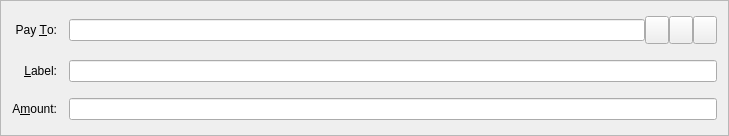
<?xml version="1.0" encoding="UTF-8"?>
<ui version="4.0">
 <class>SendCoinsEntry</class>
 <widget class="QFrame" name="SendCoinsEntry">
  <property name="geometry">
   <rect>
    <x>0</x>
    <y>0</y>
    <width>729</width>
    <height>136</height>
   </rect>
  </property>
  <property name="windowTitle">
   <string>Form</string>
  </property>
  <property name="frameShape">
   <enum>QFrame::StyledPanel</enum>
  </property>
  <property name="frameShadow">
   <enum>QFrame::Sunken</enum>
  </property>
  <layout class="QGridLayout" name="gridLayout">
   <property name="spacing">
    <number>12</number>
   </property>
   <item row="5" column="0">
    <widget class="QLabel" name="label">
     <property name="text">
      <string>A&amp;mount:</string>
     </property>
     <property name="alignment">
      <set>Qt::AlignRight|Qt::AlignTrailing|Qt::AlignVCenter</set>
     </property>
     <property name="buddy">
      <cstring>payAmount</cstring>
     </property>
    </widget>
   </item>
   <item row="3" column="0">
    <widget class="QLabel" name="label_2">
     <property name="text">
      <string>Pay &amp;To:</string>
     </property>
     <property name="alignment">
      <set>Qt::AlignRight|Qt::AlignTrailing|Qt::AlignVCenter</set>
     </property>
     <property name="buddy">
      <cstring>payTo</cstring>
     </property>
    </widget>
   </item>
   <item row="5" column="1">
    <widget class="BitcoinAmountField" name="payAmount"/>
   </item>
   <item row="4" column="1">
    <layout class="QHBoxLayout" name="horizontalLayout_2">
     <property name="spacing">
      <number>0</number>
     </property>
     <item>
      <widget class="QValidatedLineEdit" name="addAsLabel">
       <property name="enabled">
        <bool>true</bool>
       </property>
       <property name="toolTip">
        <string>Enter a label for this address to add it to your address book</string>
       </property>
      </widget>
     </item>
    </layout>
   </item>
   <item row="4" column="0">
    <widget class="QLabel" name="label_4">
     <property name="text">
      <string>&amp;Label:</string>
     </property>
     <property name="alignment">
      <set>Qt::AlignRight|Qt::AlignTrailing|Qt::AlignVCenter</set>
     </property>
     <property name="buddy">
      <cstring>addAsLabel</cstring>
     </property>
    </widget>
   </item>
   <item row="3" column="1">
    <layout class="QHBoxLayout" name="payToLayout">
     <property name="spacing">
      <number>0</number>
     </property>
     <item>
      <widget class="QValidatedLineEdit" name="payTo">
       <property name="toolTip">
        <string>The address to send the payment to </string>
       </property>
       <property name="maxLength">
        <number>34</number>
       </property>
      </widget>
     </item>
     <item>
      <widget class="QToolButton" name="addressBookButton">
       <property name="maximumSize">
        <size>
         <width>28</width>
         <height>28</height>
        </size>
       </property>
       <property name="toolTip">
        <string>Choose address from address book</string>
       </property>
       <property name="text">
        <string/>
       </property>
       <property name="icon">
        <iconset resource="../bitcoin.qrc">
         <normaloff>:/icons/address-book</normaloff>:/icons/address-book</iconset>
       </property>
       <property name="shortcut">
        <string>Alt+A</string>
       </property>
      </widget>
     </item>
     <item>
      <widget class="QToolButton" name="pasteButton">
       <property name="maximumSize">
        <size>
         <width>28</width>
         <height>28</height>
        </size>
       </property>
       <property name="toolTip">
        <string>Paste address from clipboard</string>
       </property>
       <property name="text">
        <string/>
       </property>
       <property name="icon">
        <iconset resource="../bitcoin.qrc">
         <normaloff>:/icons/editpaste</normaloff>:/icons/editpaste</iconset>
       </property>
       <property name="shortcut">
        <string>Alt+P</string>
       </property>
      </widget>
     </item>
     <item>
      <widget class="QToolButton" name="deleteButton">
       <property name="maximumSize">
        <size>
         <width>28</width>
         <height>28</height>
        </size>
       </property>
       <property name="toolTip">
        <string>Remove this recipient</string>
       </property>
       <property name="text">
        <string/>
       </property>
       <property name="icon">
        <iconset resource="../bitcoin.qrc">
         <normaloff>:/icons/remove</normaloff>:/icons/remove</iconset>
       </property>
      </widget>
     </item>
    </layout>
   </item>
  </layout>
 </widget>
 <customwidgets>
  <customwidget>
   <class>QValidatedLineEdit</class>
   <extends>QLineEdit</extends>
   <header>qvalidatedlineedit.h</header>
  </customwidget>
  <customwidget>
   <class>BitcoinAmountField</class>
   <extends>QLineEdit</extends>
   <header>bitcoinamountfield.h</header>
   <container>1</container>
  </customwidget>
 </customwidgets>
 <resources>
  <include location="../bitcoin.qrc"/>
 </resources>
 <connections/>
</ui>
